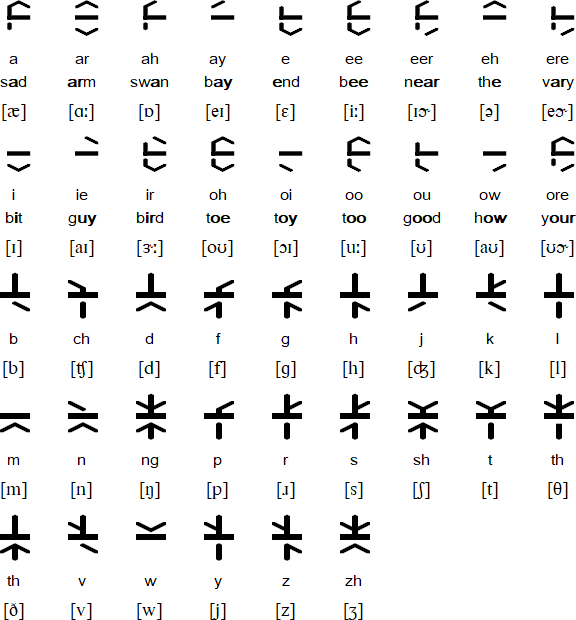
#> input picture test/fixtures/trunic.gif, 576 x 620 px
$ python measure_glyphs.py
#> lines starting #> are read from the running program, lines starting #| are printed output that depends on the picture; after the words box and inside, x2 and y2 are one past the last pixel; in counts of white or black regions, pixels touching at a corner belong together
#!/usr/bin/env python3
"""Measure the Omniglot Trunic fixtures and write test/fixtures/measurements.json.

Requires Pillow and numpy (dev-only; the app and tests need neither):
    python3 -m venv /tmp/imgenv && /tmp/imgenv/bin/pip install pillow numpy
    /tmp/imgenv/bin/python tools/measure_glyphs.py

Glyph *labels* and IPA are transcribed by hand in test/trunic.test.js / trunic.js;
this script derives everything else (counts, boxes, strokes, segment masks) from pixels.
"""
import json
import os
import statistics
from collections import deque

import numpy as np
from PIL import Image

ROOT = os.path.dirname(os.path.dirname(os.path.abspath(__file__)))
FIX = os.path.join(ROOT, "test", "fixtures")

# Sample points (x, y) inside each glyph box, one per segment, in box pixels.
# Vowel boxes are 23x36, consonant boxes 30x46 (asserted below).
OUTER_PROBES = {  # vowels (outer 6); the bar is shared by every glyph
    "roofLeft": (7, 3), "roofRight": (15, 3),
    "wallUpLeft": (2, 11), "wallLowLeft": (2, 26),
    "keelLeft": (5, 31), "keelRight": (17, 31),
    # right-hand walls are probed only to prove no chart vowel uses them
    "_wallUpRight": (20, 11), "_wallLowRight": (20, 26),
}
INNER_PROBES = {  # consonants (inner 7)
    "stemUp": (14, 8), "slantUpLeft": (5, 10), "slantUpRight": (24, 10),
    "bar": (14, 21),
    "slantLowLeft": (6, 34), "slantLowRight": (23, 34), "stemLow": (14, 41),
}
VOWEL_BAR_PROBE = (11, 17)


def bands(mask_1d, merge_gap=0):
    out, start = [], None
    for i, v in enumerate(list(mask_1d) + [False]):
        if v and start is None:
            start = i
        elif not v and start is not None:
            out.append([start, i - 1])
            start = None
    merged = []
    for b in out:
        if merged and b[0] - merged[-1][1] - 1 <= merge_gap:
            merged[-1][1] = b[1]
        else:
            merged.append(b)
    return merged


def measure_chart():
    path = os.path.join(FIX, "trunic.gif")
    ink = np.array(Image.open(path).convert("L")) < 128
    h, w = ink.shape
    rows = [b for b in bands(ink.any(axis=1), merge_gap=6) if b[1] - b[0] + 1 >= 30]
    glyphs = []
    for r, (y0, y1) in enumerate(rows):
        for x0, x1 in bands(ink[y0:y1 + 1].any(axis=0), merge_gap=6):
            ys = np.where(ink[y0:y1 + 1, x0:x1 + 1].any(axis=1))[0]
            glyphs.append({"row": r, "x": x0, "w": x1 - x0 + 1,
                           "y": y0 + int(ys.min()), "h": int(ys.max() - ys.min() + 1)})
    return ink, (w, h), rows, glyphs


def on(ink, x, y):
    return int(ink[y - 1:y + 2, x - 1:x + 2].sum()) >= 5


def classify(ink, glyphs, rows):
    vowels, consonants = [], []
    for g in glyphs:
        (vowels if g["w"] < 26 else consonants).append(g)
    result = {"vowels": [], "consonants": []}
    for g in vowels:
        y0 = rows[g["row"]][0]
        # vowel boxes are 23 wide, 36 tall, anchored at the row's top
        assert g["w"] == 23 and rows[g["row"]][1] - y0 + 1 == 36, g
        segs = [k for k, (px, py) in OUTER_PROBES.items() if on(ink, g["x"] + px, y0 + py)]
        assert on(ink, g["x"] + VOWEL_BAR_PROBE[0], y0 + VOWEL_BAR_PROBE[1])
        result["vowels"].append({"row": g["row"], "x": g["x"], "outer": segs, "bar": True})
    for g in consonants:
        y0 = rows[g["row"]][0]
        assert g["w"] == 30 and rows[g["row"]][1] - y0 + 1 == 46, g
        segs = [k for k, (px, py) in INNER_PROBES.items() if on(ink, g["x"] + px, y0 + py)]
        result["consonants"].append({"row": g["row"], "x": g["x"], "inner": segs})
    return result


def stroke_rows(ink, x0, w, y0, y1):
    """Rows within [y0,y1] where >=90% of the glyph width is ink: the shared bar."""
    cover = ink[y0:y1 + 1, x0:x0 + w].sum(axis=1) / w
    ys = [y0 + i for i, c in enumerate(cover) if c >= 0.9]
    return ys


def measure_spines(ink):
    """Word bars of the sample: the long horizontal runs on each line's bar row.

    A word of n glyphs has a bar of barRun + (n - 1) * pitch pixels (neighbouring
    glyph bars overlap a little), so the distinct run lengths form a ladder whose
    rung spacing is the pitch and whose first rung is one glyph's bar.
    """
    h, w = ink.shape
    counts = ink.sum(axis=1)
    # bar rows: the middle row of each band of rows holding more than 3/4 of the peak count
    peak = counts.max()
    bar_rows, band = [], []
    for y in range(h + 1):
        if y < h and counts[y] > 0.75 * peak:
            band.append(y)
        elif band:
            bar_rows.append(band[len(band) // 2])
            band = []
    lengths = []
    for y in bar_rows:
        for x0, x1 in bands(ink[y], merge_gap=0):
            if x1 - x0 + 1 >= 15:
                lengths.append(x1 - x0 + 1)
    # cluster run lengths (they jitter by a pixel from antialiasing)
    clusters = []
    for v in sorted(lengths):
        if clusters and v - clusters[-1][-1] <= 2:
            clusters[-1].append(v)
        else:
            clusters.append([v])
    rungs = [statistics.mean(c) for c in clusters]
    gaps = [b - a for a, b in zip(rungs, rungs[1:])]
    unit = min(gaps)
    pitch = statistics.median(g / round(g / unit) for g in gaps)
    return {"runLengths": [round(r, 1) for r in rungs], "pitch": pitch, "barRun": rungs[0]}


def measure_sample():
    path = os.path.join(FIX, "smp_trunic.jpg")
    img = Image.open(path).convert("L")
    g = np.array(img).astype(int)
    ink = g < 110
    h, w = ink.shape
    lab = np.zeros(ink.shape, int)
    comps = []
    n = 0
    for y in range(h):
        for x in range(w):
            if ink[y, x] and not lab[y, x]:
                n += 1
                q = deque([(y, x)])
                lab[y, x] = n
                pts = []
                while q:
                    cy, cx = q.popleft()
                    pts.append((cy, cx))
                    for dy in (-1, 0, 1):
                        for dx in (-1, 0, 1):
                            ny, nx = cy + dy, cx + dx
                            if 0 <= ny < h and 0 <= nx < w and ink[ny, nx] and not lab[ny, nx]:
                                lab[ny, nx] = n
                                q.append((ny, nx))
                ys = [p[0] for p in pts]
                xs = [p[1] for p in pts]
                comps.append({"x": min(xs), "y": min(ys), "w": max(xs) - min(xs) + 1,
                              "h": max(ys) - min(ys) + 1, "area": len(pts)})
    # first glyph: left-most components in the first text line (upper + lower half)
    # line 1 ends near y=50; line 2 starts near y=56, so cut well between them
    first_line = [c for c in comps if c["y"] < 50]
    min_x = min(c["x"] for c in first_line)
    first = [c for c in first_line if c["x"] <= min_x + 1 and c["w"] >= 20]
    fx0 = min(c["x"] for c in first)
    fx1 = max(c["x"] + c["w"] for c in first)
    fy0 = min(c["y"] for c in first)
    fy1 = max(c["y"] + c["h"] for c in first)
    box_w, box_h = fx1 - fx0, fy1 - fy0
    bar = stroke_rows(ink, fx0, box_w, fy0, fy1 - 1)
    # circles: filled-ish 7..9 px round blobs sitting under a glyph
    circles = []
    for c in comps:
        if 7 <= c["w"] <= 9 and 7 <= c["h"] <= 9:
            above = [d for d in comps if d is not c and d["x"] < c["x"] + c["w"]
                     and d["x"] + d["w"] > c["x"] and d["y"] + d["h"] <= c["y"] + 2
                     and d["y"] + d["h"] > c["y"] - 12]
            if above:
                bottom = max(d["y"] + d["h"] for d in above)
                circles.append({"d": (c["w"] + c["h"]) / 2, "gap": c["y"] - bottom})
    spines = measure_spines(ink)
    runs = []
    for row in ink:
        runs.extend(b - a + 1 for a, b in bands(row, merge_gap=0))
    return {
        "size": [w, h],
        "firstGlyph": {"w": box_w, "h": box_h, "aspect": round(box_w / box_h, 3)},
        "medianRun": int(statistics.median(runs)),
        "spines": {
            "runLengths": spines["runLengths"],
            "pitch": round(spines["pitch"], 2),
            "pitchOverHeight": round(spines["pitch"] / box_h, 3),
            "barRun": round(spines["barRun"], 2),
            "barRunOverHeight": round(spines["barRun"] / box_h, 3),
        },
        "barRows": len(bar),
        "barThicknessOverHeight": round(len(bar) / box_h, 3),
        "barCentreFromTop": round(((bar[0] + bar[-1] + 1) / 2 - fy0) / box_h, 3),
        "circles": circles,
        "circleDiameterOverHeight": round(statistics.median(c["d"] for c in circles) / box_h, 3),
        "circleGapOverHeight": round(statistics.median(c["gap"] for c in circles) / box_h, 3),
    }


def main():
    ink, (w, h), rows, glyphs = measure_chart()
#> in measure_chart, `ink = np.array(Image.open(path).convert("L")) < 128`:
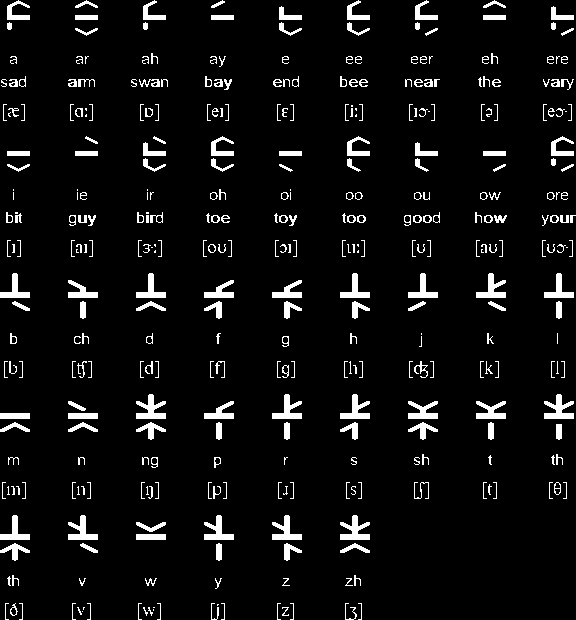
#> ink: shape (620, 576) bool; 6.1% white; 375 white regions (57 under 20 px), largest, box (x1, y1, x2, y2) and area: (136, 394, 166, 419) 396, (544, 394, 574, 419) 396, (340, 515, 370, 540) 396
#> the loop in bands, `for i, v in enumerate(list(mask_1d) + [False]):` made 621 passes
#> v on passes 1 to 12: True, True, True, True, True, True, True, True, True, True, True, True
#> after the loop in bands, `for i, v in enumerate(list(mask_1d) + [False]):`: out = [[0, 19], [22, 35], [53, 66], [76, 89], [104, 120], [136, 155], [158, 171], [189, 199], [212, 225], [240, 256], [273, 297], [301, 318], [333, 346], [361, 377], [394, 418], [422, 439], [454, 467], [482, 498], [515, 539], [543, 560], [575, 588], [603, 619]]
#> the loop in bands, `for b in out:` made 22 passes
#> after the loop in bands, `for b in out:`: merged = [[0, 35], [53, 66], [76, 89], [104, 120], [136, 171], [189, 199], [212, 225], [240, 256], [273, 318], [333, 346], [361, 377], [394, 439], [454, 467], [482, 498], [515, 560], [575, 588], [603, 619]]
#> in measure_chart, `rows = [b for b in bands(ink.any(axis=1), merge_gap=6) if b[1] - b[0] ..`: rows = [[0, 35], [136, 171], [273, 318], [394, 439], [515, 560]]
#> the loop in measure_chart, `for r, (y0, y1) in enumerate(rows):` made 5 passes
#> after the loop in measure_chart, `for r, (y0, y1) in enumerate(rows):`: glyphs = 42 items
#> w = 576; h = 620; glyphs = 42 items
    cls = classify(ink, glyphs, rows)
#> the loop in classify, `for g in glyphs:` made 42 passes
#> g on passes 1 to 12: {'row': 0, 'x': 7, 'w': 23, 'y': 0, 'h': 30}, {'row': 0, 'x': 75, 'w': 23, 'y': 0, 'h': 36}, {'row': 0, 'x': 143, 'w': 23, 'y': 0, 'h': 30}, {'row': 0, 'x': 211, 'w': 23, 'y': 0, 'h': 20}, {'row': 0, 'x': 279, 'w': 23, 'y': 6, 'h': 30}, {'row': 0, 'x': 347, 'w': 23, 'y': 0, 'h': 36}, {'row': 0, 'x': 415, 'w': 23, 'y': 0, 'h': 36}, {'row': 0, 'x': 483, 'w': 23, 'y': 0, 'h': 20}, {'row': 0, 'x': 551, 'w': 23, 'y': 6, 'h': 30}, {'row': 1, 'x': 7, 'w': 23, 'y': 151, 'h': 21}, {'row': 1, 'x': 75, 'w': 23, 'y': 136, 'h': 20}, {'row': 1, 'x': 143, 'w': 23, 'y': 136, 'h': 36}
#> the loop in classify, `for g in vowels:` made 18 passes
#> (y0, segs) on passes 1, 2, 3, 4, 5, 7, 8, 9, 10, 11, 14: (0, ['roofLeft', 'roofRight', 'wallUpLeft', 'wallLowLeft']), (0, ['roofLeft', 'roofRight', 'keelLeft', 'keelRight']), (0, ['roofLeft', 'wallUpLeft', 'wallLowLeft']), (0, ['roofLeft']), (0, ['wallUpLeft', 'wallLowLeft', 'keelLeft', 'keelRight']), (0, ['roofLeft', 'wallUpLeft', 'wallLowLeft', 'keelRight']), (0, ['roofLeft', 'roofRight']), (0, ['wallUpLeft', 'wallLowLeft', 'keelRight']), (136, ['keelLeft', 'keelRight']), (136, ['roofRight']), (136, ['keelLeft'])
#> the loop in classify, `for g in consonants:` made 24 passes
#> (y0, segs) on passes 1 to 11: (273, ['stemUp', 'bar', 'slantLowRight']), (273, ['slantUpLeft', 'bar', 'stemLow']), (273, ['stemUp', 'bar', 'slantLowLeft', 'slantLowRight']), (273, ['slantUpRight', 'bar', 'slantLowLeft', 'stemLow']), (273, ['slantUpRight', 'bar', 'slantLowRight', 'stemLow']), (273, ['stemUp', 'bar', 'slantLowRight', 'stemLow']), (273, ['stemUp', 'bar', 'slantLowLeft']), (273, ['stemUp', 'slantUpRight', 'bar', 'slantLowRight']), (273, ['stemUp', 'bar', 'stemLow']), (394, ['bar', 'slantLowLeft', 'slantLowRight']), (394, ['slantUpLeft', 'bar', 'slantLowLeft', 'slantLowRight'])
#> y0 on passes 12, 16, 19, 24: 394, 394, 515, 515
#> cls = 2 items
    per_row = [sum(1 for g in glyphs if g["row"] == r) for r in range(len(rows))]
#> per_row = [9, 9, 9, 9, 6]
    vbox = next(g for g in glyphs if g["w"] < 26)
#> vbox = {'row': 0, 'x': 7, 'w': 23, 'y': 0, 'h': 30}
    cbox = next(g for g in glyphs if g["w"] >= 26)
#> cbox = {'row': 2, 'x': 0, 'w': 30, 'y': 273, 'h': 38}
    vrow = rows[vbox["row"]]
#> vrow = [0, 35]
    crow = rows[cbox["row"]]
#> crow = [273, 318]
    vbar = stroke_rows(ink, vbox["x"], 23, vrow[0], vrow[1])
#> in stroke_rows, `cover = ink[y0:y1 + 1, x0:x0 + w].sum(axis=1) / w`: cover = 36 values, max 1 at index 15, min 0 at index 20, mean 0.31
#> in stroke_rows, `ys = [y0 + i for i, c in enumerate(cover) if c >= 0.9]`: ys = [15, 16, 17, 18, 19]
#> vbar = [15, 16, 17, 18, 19]
    cbar = stroke_rows(ink, cbox["x"], 30, crow[0], crow[1])
#> cbar = [292, 293, 294, 295, 296, 297]
    out = {
        "chart": {
            "file": "trunic.gif", "size": [w, h],
            "glyphsPerRow": per_row,
            "vowelCount": len(cls["vowels"]),
            "consonantCount": len(cls["consonants"]),
            "vowelBox": {"w": 23, "h": 36, "aspect": round(23 / 36, 3),
                         "barThickness": len(vbar), "barCentreFromTop": round(((vbar[0] + vbar[-1] + 1) / 2 - vrow[0]) / 36, 3)},
            "consonantBox": {"w": 30, "h": 46, "aspect": round(30 / 46, 3),
                             "barThickness": len(cbar), "barCentreFromTop": round(((cbar[0] + cbar[-1] + 1) / 2 - crow[0]) / 46, 3)},
            "cellPitch": glyphs[1]["x"] - glyphs[0]["x"],
            "unusedOuterProbes": sorted({s for v in cls["vowels"] for s in v["outer"] if s.startswith("_")}),
        },
        "sample": measure_sample(),
        "chartMasks": cls,
    }
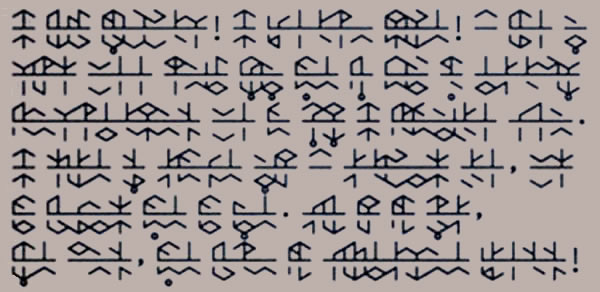
#> input picture test/fixtures/smp_trunic.jpg, 600 x 292 px
#> in measure_sample, `ink = g < 110`:
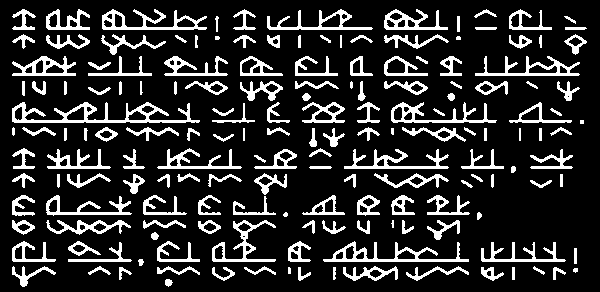
#> ink: shape (292, 600) bool; 17.3% white; 167 white regions (5 under 20 px), largest, box (x1, y1, x2, y2) and area: (12, 102, 200, 123) 1396, (323, 241, 469, 262) 954, (102, 9, 207, 30) 842
#> after the loop in measure_sample, `for y in range(h):`:
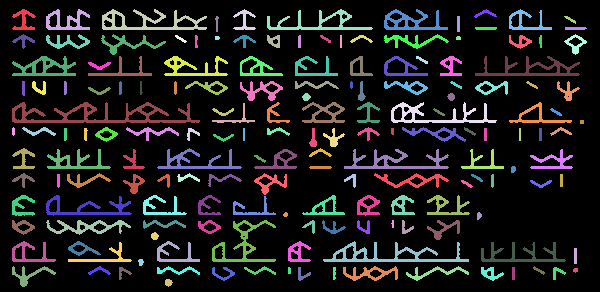
#> lab: shape (292, 600) int64; 168 distinct labels, from 0 to 167; one colour per label, 0 black
#> in measure_sample, `bar = stroke_rows(ink, fx0, box_w, fy0, fy1 - 1)`: bar = [27, 28, 29]
#> in measure_spines, `counts = ink.sum(axis=1)`: counts = 292 values, max 493 at index 120, min 0 at index 0, mean 104.1
#> in measure_spines, `peak = counts.max()`: peak = 493
#> after the loop in measure_spines, `for y in range(h + 1):`: band = []; bar_rows = [28, 74, 121, 167, 260]
#> the loop in measure_spines, `for y in bar_rows:` made 5 passes
#> y on passes 1 to 5: 28, 74, 121, 167, 260
#> after the loop in measure_spines, `for y in bar_rows:`: lengths = 41 values, max 188 at index 18, min 22 at index 6, mean 56.71
#> in measure_spines, `clusters = []`: clusters = []
#> the loop in measure_spines, `for v in sorted(lengths):` made 41 passes
#> v on passes 1 to 12: 22, 22, 22, 22, 22, 22, 23, 23, 23, 23, 23, 23
#> after the loop in measure_spines, `for v in sorted(lengths):`: clusters = [[22, 22, 22, 22, 22, 22, 23, 23, 23, 23, 23, 23], [43, 43, 43, 43, 43, 43, 43, 43, 43, 43, 43, 44], [63, 63, 64, 64, 64, 64, 64, 64], [85, 85], [104, 105, 105, 105, 105], [146], [188]]
#> in measure_spines, `rungs = [statistics.mean(c) for c in clusters]`: rungs = [22.5, 43.08, 63.75, 85, 104.8, 146, 188]
#> in measure_spines, `gaps = [b - a for a, b in zip(rungs, rungs[1:])]`: gaps = [20.58, 20.67, 21.25, 19.8, 41.2, 42]
#> in measure_spines, `unit = min(gaps)`: unit = 19.8
#> in measure_spines, `pitch = statistics.median(g / round(g / unit) for g in gaps)`: pitch = 20.63
#> in measure_sample, `spines = measure_spines(ink)`: spines = {'runLengths': [22.5, 43.1, 63.8, 85, 104.8, 146, 188], 'pitch': 20.63, 'barRun': 22.5}
#> after the loop in measure_sample, `for row in ink:`: runs = 5029 values, max 188 at index 2232, min 1 at index 4, mean 6.04
    with open(os.path.join(FIX, "measurements.json"), "w") as f:
        json.dump(out, f, indent=1)
        f.write("\n")
    print(json.dumps({k: v for k, v in out.items() if k != "chartMasks"}, indent=1))
#> (printed output is left out)


if __name__ == "__main__":
    main()
